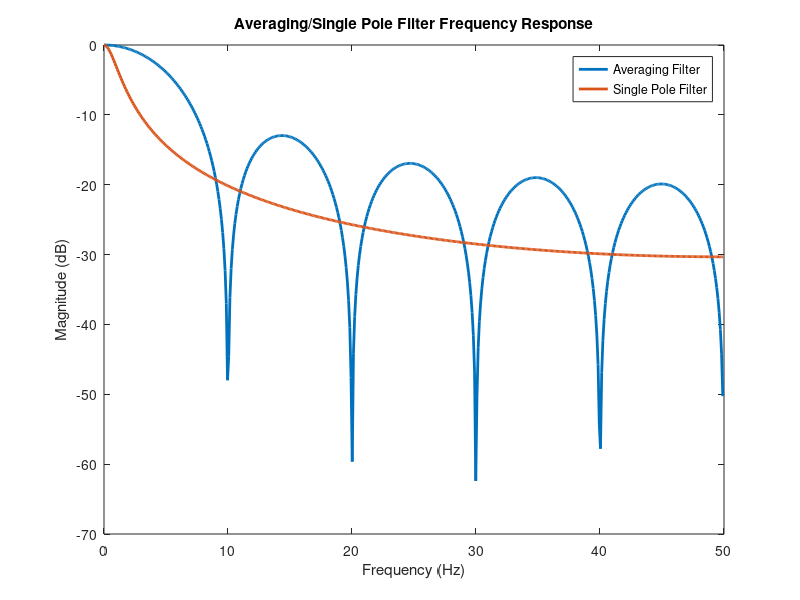
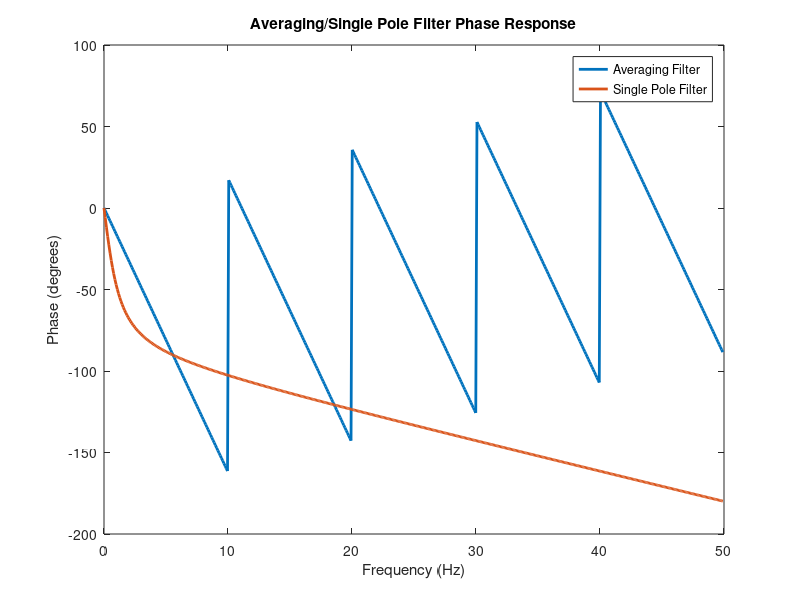

MATLAB code to generate these figures, in order:
% Script to compare an moving average filter
% with a single pole low pass filter
Ts = 0.01;  % sample at 100 Hz
fc = 1;     % set the cutoff at 1 Hz
tauF = 1/(2*pi*fc);   % angular period for the cutoff
alpha = Ts/(Ts+tauF); % time domain filter coefficient
B = [0 alpha];        % numerator for digital frequency transfer function
A = [1 -(1-alpha)];   % denominator for digital frequency transfer function
[H, W] = freqz(B,A);  % calculate the frequency response for the single
                      % pole filter
[Havg,Wavg] = freqz( ones(1,10)/10, 1 ); % calculate the frequency response
                                         % for the averaging filter
F = ((W+1e-6)/pi)*(1/(2*Ts));            % get the frequency in Hz for
Favg = ((Wavg+1e-6)/pi)*(1/(2*Ts));      % both filters
h = figure;                              % get a new figure and save the handle
% plot the frequency response of both filters
plot( Favg, 20*log10(abs(Havg)),'LineWidth',2,...
      F, 20*log10(abs(H)),'LineWidth',2 )
% add notations to the plot
legend('Averaging Filter','Single Pole Filter')
title('Averaging/Single Pole Filter Frequency Response')
xlabel('Frequency (Hz)')
ylabel('Magnitude (dB)')
% write the plot to a PNG file
print(h,'-dpng','-color','filtcmp.png')

h = figure;
plot( Favg, (180/pi)*angle(Havg),'LineWidth',2, F, (180/pi)*angle(H),'LineWidth',2 )
legend('Averaging Filter','Single Pole Filter')
title('Averaging/Single Pole Filter Phase Response')
xlabel('Frequency (Hz)')
ylabel('Phase (degrees)')
print(h,'-dpng','-color','filtcmp_phase.png')

